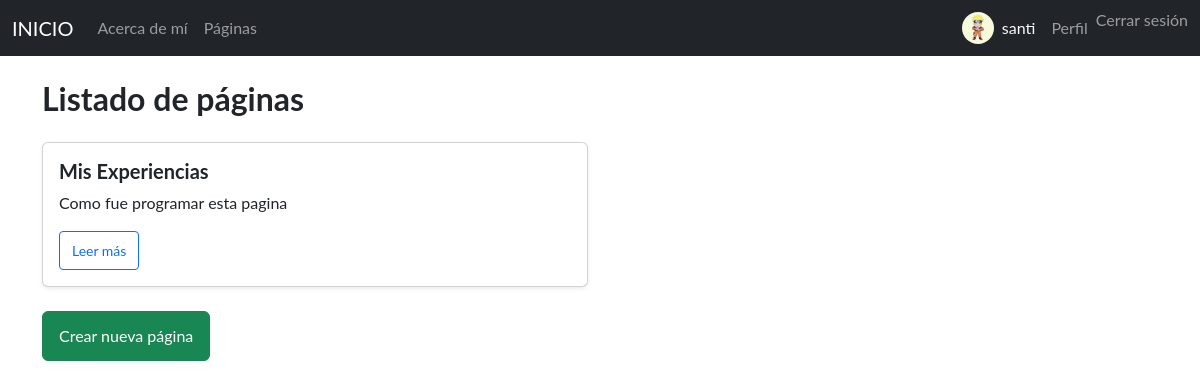
/paginas/ (signed in), run on an earlier commit of the app's database.
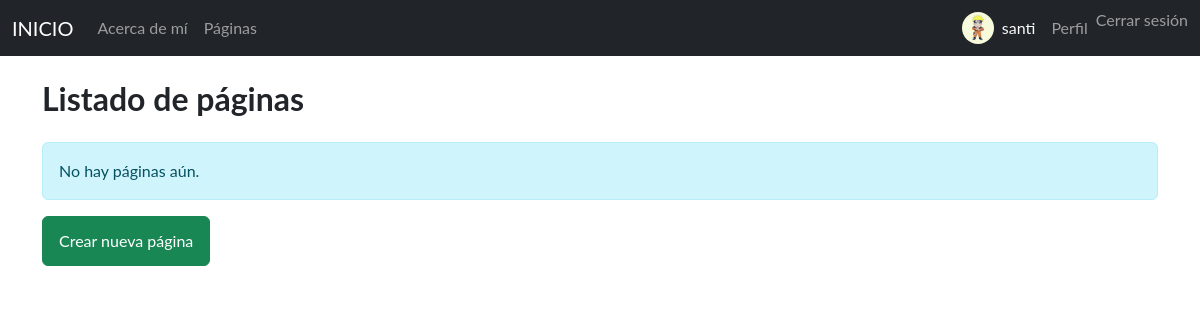
And on a later commit of the database.
### cuentas/models.py (models this page shows, shortened)
class Perfil(models.Model):
    usuario     = models.OneToOneField(User, on_delete=models.CASCADE)
    avatar      = models.ImageField(upload_to='avatars/', blank=True, null=True)
    biografia   = models.TextField(blank=True)
    fecha_nac   = models.DateField(blank=True, null=True)

### Core/models.py (models this page shows, shortened)
class Pagina(models.Model):
    titulo     = models.CharField(max_length=200)
    subtitulo  = models.CharField(max_length=200, blank=True)
    contenido  = RichTextField()
    imagen     = models.ImageField(upload_to='paginas/', blank=True, null=True)
    creado_en  = models.DateTimeField(default=timezone.now)
    autor      = models.ForeignKey(User, on_delete=models.CASCADE)

### Core/views.py (the view)
# urls.py: path('paginas/', views.ListaPaginas.as_view(), name='lista_paginas'),
class ListaPaginas(ListView):
    model = Pagina
    template_name = 'core/lista_paginas.html'
    context_object_name = 'paginas'

### Core/templates/Core/lista_paginas.html (shortened to what this page needs)
{% extends 'Core/base.html' %}
{% block contenido %}
  <h2 class="mb-4">Listado de páginas</h2>
  {% if paginas %}
    <div class="row">
      {% for pagina in paginas %}
        <div class="col-md-6">
          <div class="card mb-4 shadow-sm">
            <div class="card-body">
              <h5 class="card-title">{{ pagina.titulo }}</h5>
              <p class="card-text">{{ pagina.subtitulo }}</p>
              <a href="{% url 'detalle_pagina' pagina.pk %}" class="btn btn-sm btn-outline-primary">Leer más</a>
            </div>
          </div>
        </div>
      {% endfor %}
    </div>
  {% else %}
    <div class="alert alert-info">No hay páginas aún.</div>
  {% endif %}
  {% if user.is_authenticated %}
    <a class="btn btn-success" href="{% url 'crear_pagina' %}">Crear nueva página</a>
  {% endif %}
{% endblock %}

### Core/templates/Core/base.html (shortened to what this page needs)
{% load static %}
<!DOCTYPE html>
<html lang="es">
<head>
  <link href="https://cdn.jsdelivr.net/npm/bootstrap@5.3.3/dist/css/bootstrap.min.css" rel="stylesheet">
  <link rel="stylesheet" href="{% static 'css/styles.css' %}">
</head>
<body>
  <nav class="navbar navbar-expand-lg navbar-dark bg-dark mb-4">
    <div class="container-fluid">
      <a class="navbar-brand" href="{% url 'inicio' %}">INICIO</a>
      <div class="collapse navbar-collapse" id="navBar">
        <ul class="navbar-nav me-auto mb-2 mb-lg-0">
          <li class="nav-item"><a class="nav-link" href="{% url 'acerca' %}">Acerca de mí</a></li>
          <li class="nav-item"><a class="nav-link" href="{% url 'lista_paginas' %}">Páginas</a></li>
        </ul>
        <ul class="navbar-nav ms-auto">
          {% if user.is_authenticated %}
            <li class="nav-item d-flex align-items-center me-2">
              {% if user.perfil.avatar %}
                <img src="{{ user.perfil.avatar.url }}" class="rounded-circle me-2" width="32" height="32" alt="Avatar de {{ user.username }}">
              {% endif %}
              <span class="navbar-text text-light">{{ user.username }}</span>
            </li>
            <li class="nav-item"><a class="nav-link" href="{% url 'perfil' %}">Perfil</a></li>
            <li class="nav-item">
              <form method="post" action="{% url 'logout' %}">
                <button type="submit" class="btn btn-link nav-link" style="padding: 0; border: none;">Cerrar sesión</button>
              </form>
            </li>
          {% else %}
            <li class="nav-item"><a class="nav-link" href="{% url 'login' %}">Iniciar sesión</a></li>
            <li class="nav-item"><a class="nav-link" href="{% url 'registro' %}">Registrarse</a></li>
          {% endif %}
        </ul>
      </div>
    </div>
  </nav>
  <div class="container">
    {% block contenido %}{% endblock %}
  </div>
</body>
</html>

What changed in the data, as far as the page shows it:
removed Pagina: titulo "Mis Experiencias", subtitulo "Como fue programar esta pagina"
Also different on the page:
text now shown: "No hay páginas aún."
